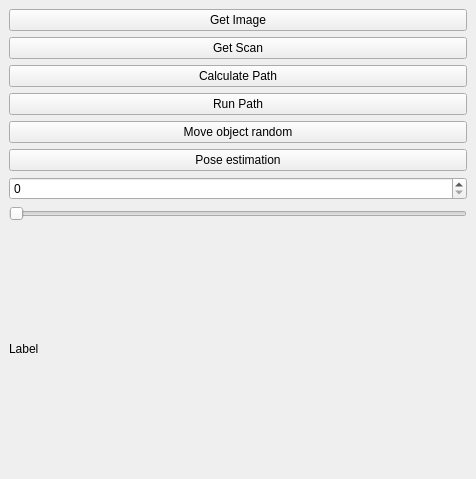
<?xml version="1.0" encoding="UTF-8"?>
<ui version="4.0">
 <class>SamplePlugin</class>
 <widget class="QDockWidget" name="SamplePlugin">
  <property name="geometry">
   <rect>
    <x>0</x>
    <y>0</y>
    <width>476</width>
    <height>479</height>
   </rect>
  </property>
  <property name="windowTitle">
   <string>DockWidget</string>
  </property>
  <widget class="QWidget" name="dockWidgetContents">
   <layout class="QVBoxLayout" name="verticalLayout_2">
    <item>
     <layout class="QVBoxLayout" name="verticalLayout">
      <item>
       <widget class="QPushButton" name="_btn_im">
        <property name="text">
         <string>Get Image</string>
        </property>
       </widget>
      </item>
      <item>
       <widget class="QPushButton" name="_btn_scan">
        <property name="text">
         <string>Get Scan</string>
        </property>
       </widget>
      </item>
      <item>
       <widget class="QPushButton" name="_btn0">
        <property name="text">
         <string>Calculate Path</string>
        </property>
       </widget>
      </item>
      <item>
       <widget class="QPushButton" name="_btn1">
        <property name="text">
         <string>Run Path</string>
        </property>
       </widget>
      </item>
      <item>
       <widget class="QPushButton" name="_btn_move">
        <property name="text">
         <string>Move object random</string>
        </property>
       </widget>
      </item>
      <item>
       <widget class="QPushButton" name="_btn_pose">
        <property name="text">
         <string>Pose estimation</string>
        </property>
       </widget>
      </item>
      <item>
       <widget class="QSpinBox" name="_spinBox"/>
      </item>
      <item>
       <widget class="QSlider" name="_slider">
        <property name="orientation">
         <enum>Qt::Horizontal</enum>
        </property>
       </widget>
      </item>
      <item>
       <widget class="QLabel" name="_label">
        <property name="text">
         <string>Label</string>
        </property>
       </widget>
      </item>
     </layout>
    </item>
   </layout>
  </widget>
 </widget>
 <resources/>
 <connections/>
</ui>
